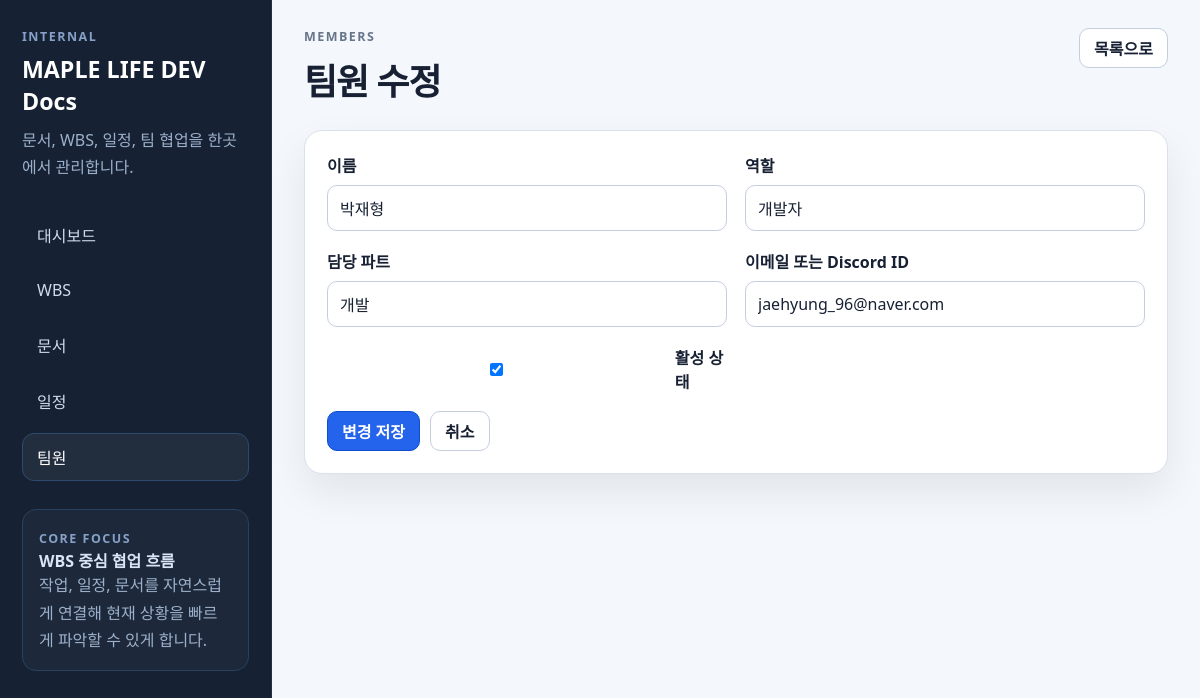
The page /members/1/edit on the database its author committed.
### tables this page shows
CREATE TABLE members (
    id INTEGER PRIMARY KEY AUTOINCREMENT,
    name TEXT NOT NULL,
    role TEXT,
    part TEXT,
    contact TEXT,
    is_active INTEGER NOT NULL DEFAULT 1,
    created_at TIMESTAMP DEFAULT CURRENT_TIMESTAMP,
    updated_at TIMESTAMP DEFAULT CURRENT_TIMESTAMP
);

### app/members.py (the view)
@bp.route("/<int:member_id>/edit", methods=("GET", "POST"))
def edit_member(member_id: int):
    db = get_db()
    member = _fetch_member(member_id)
    if not member:
        flash("팀원을 찾을 수 없습니다.", "error")
        return redirect(url_for("members.list_members"))
    if request.method == "POST":
        data = _member_form_data()
        errors = _validate_member_form(data)
        if not errors:
            db.execute(
                """
                UPDATE members
                SET name = ?, role = ?, part = ?, contact = ?, is_active = ?, updated_at = CURRENT_TIMESTAMP
                WHERE id = ?
                """,
                (data["name"], data["role"], data["part"], data["contact"], data["is_active"], member_id),
            )
            db.commit()
            flash("팀원 정보가 수정되었습니다.", "success")
            return redirect(url_for("members.list_members"))
        for error in errors:
            flash(error, "error")
        form_data = data
    else:
        form_data = None
    return render_template(
        "members/form.html",
        page_title="팀원 수정",
        submit_label="변경 저장",
        member=member,
        form_data=form_data,
    )

### app/db.py (called while the page is built)
def get_db():
    if "db" not in g:
        db_path = Path(current_app.config["DATABASE"])
        db_path.parent.mkdir(parents=True, exist_ok=True)
        g.db = sqlite3.connect(db_path)
        g.db.row_factory = sqlite3.Row
        g.db.execute("PRAGMA foreign_keys = ON")
    return g.db

### app/members.py (called while the page is built)
def _fetch_member(member_id: int):
    return get_db().execute("SELECT * FROM members WHERE id = ?", (member_id,)).fetchone()

### app/templates/members/form.html (shortened to what this page needs)
{% extends "base.html" %}
{% block page_title %}{{ page_title }}{% endblock %}
{% block topbar_eyebrow %}Members{% endblock %}
{% block topbar_actions %}
  <a href="{{ url_for('members.list_members') }}" class="button button--secondary">목록으로</a>
{% endblock %}
{% block content %}
  <section class="panel">
    <form method="post" class="form-grid">
      <div class="field">
        <label for="name">이름</label>
        <input id="name" name="name" type="text" value="{{ form_data.name if form_data else member['name'] if member else '' }}">
      </div>
      <div class="field">
        <label for="role">역할</label>
        <input id="role" name="role" type="text" value="{{ form_data.role if form_data else member['role'] if member else '' }}">
      </div>
      <div class="field">
        <label for="part">담당 파트</label>
        <input id="part" name="part" type="text" value="{{ form_data.part if form_data else member['part'] if member else '' }}">
      </div>
      <div class="field">
        <label for="contact">이메일 또는 Discord ID</label>
        <input id="contact" name="contact" type="text" value="{{ form_data.contact if form_data else member['contact'] if member else '' }}">
      </div>
      <div class="field checkbox-field">
        {% set active_value = form_data.is_active if form_data else member['is_active'] if member else 1 %}
        <label><input name="is_active" type="checkbox" value="1" {% if active_value %}checked{% endif %}> 활성 상태</label>
      </div>
      <div class="form-actions">
        <button type="submit" class="button button--primary">{{ submit_label }}</button>
        <a href="{{ url_for('members.list_members') }}" class="button button--secondary">취소</a>
      </div>
    </form>
  </section>
{% endblock %}

### app/static/styles.css (style rules this page uses)
:root { --bg: #f4f7fb; --sidebar: #162234; --sidebar-border: #223149; --surface: #ffffff; --surface-soft: #f7f9fc; --surface-muted: #eef3f8; --text: #172133; --muted: #66758b; --line: #d9e1ec; --line-strong: #c4cedd; --accent: #2463eb; --accent-strong: #0f4fce; --success: #1d8f5a; --warning: #c78014; --danger: #c54343; --shadow: 0 18px 40px rgba(15, 23, 42, 0.08); }
* { box-sizing: border-box; }
body { margin: 0; min-height: 100vh; color: var(--text); background: var(--bg); font-family: "Segoe UI", "Noto Sans KR", Arial, sans-serif; }
a { color: inherit; }
button, input, select, textarea { font: inherit; }
.stats-grid, .dashboard-grid, .filter-grid, .form-grid, .detail-grid { display: grid; gap: 18px; }
.stat-card, .panel { padding: 22px; border: 1px solid var(--line); border-radius: 18px; background: var(--surface); box-shadow: var(--shadow); }
.panel { min-width: 0; }
.button, .button-link { display: inline-flex; align-items: center; justify-content: center; min-height: 40px; padding: 0 14px; border: 1px solid var(--line-strong); border-radius: 10px; background: var(--surface); color: var(--text); font-weight: 600; text-decoration: none; cursor: pointer; }
.button--primary { border-color: var(--accent-strong); background: var(--accent); color: #ffffff; }
.field { display: grid; gap: 8px; }
.field label { font-weight: 600; }
.field input, .field select, .field textarea { width: 100%; padding: 11px 12px; border: 1px solid var(--line-strong); border-radius: 10px; background: #ffffff; color: var(--text); }
.checkbox-field { align-content: end; }
.checkbox-field label { display: flex; align-items: center; gap: 10px; }
.form-grid { grid-template-columns: repeat(2, minmax(0, 1fr)); }
.form-actions { display: flex; gap: 10px; grid-column: 1 / -1; }

### rows shown on the page
members: name "박재형", role "개발자", part "개발", contact "jaehyung_96@naver.com"

### other values the page prints
{{ page_title }} "팀원 수정"
{{ submit_label }} "변경 저장"
